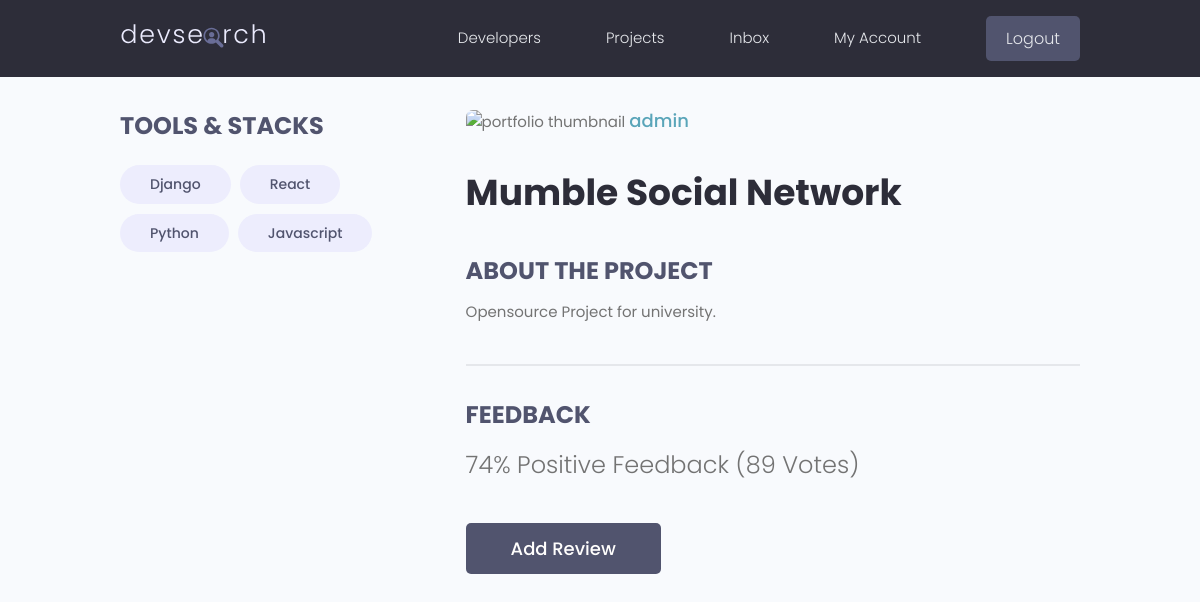
The page /projects/project/9de9c529-7a08-4f8a-8ff5-b8c0f6384810/ (signed in) on the database its author committed.
### projects/models.py (models this page shows, shortened)
class Tag(models.Model):
    name = models.CharField(max_length=200)
    created = models.DateTimeField(auto_now_add=True)
    id = models.UUIDField(default=uuid.uuid4, unique=True,primary_key=True, editable=False)
    def __str__(self):
        return self.name

class Project(models.Model):
    owner = models.ForeignKey(Profile, null=True, blank=True, on_delete=models.SET_NULL)
    title = models.CharField(max_length=200)
    description = models.TextField(null=True, blank=True)
    featured_image = models.ImageField(null=True, blank=True, default="default.jpg")
    demo_link = models.CharField(max_length=2000, null=True, blank=True)
    source_link = models.CharField(max_length=2000, null=True, blank=True)
    tags = models.ManyToManyField('Tag', blank=True)
    vote_total = models.IntegerField(default=0, null=True, blank=True)
    vote_ratio = models.IntegerField(default=0, null=True, blank=True)
    created = models.DateTimeField(auto_now_add=True)
    id = models.UUIDField(default=uuid.uuid4, unique=True, primary_key=True, editable=False)
    class Meta:
        ordering = ['-created']

### users/models.py (models this page shows, shortened)
class Profile(models.Model):
    user = models.OneToOneField(User, on_delete=models.CASCADE, null=True, blank=True)
    name = models.CharField(max_length=200, null=True, blank=True)
    email = models.EmailField(max_length=500, null=True, blank=True)
    username = models.CharField(max_length=200, null=True, blank=True)
    location = models.CharField(max_length=200, null=True, blank=True)
    short_intro = models.CharField(max_length=200, null=True, blank=True)
    bio = models.TextField(null=True, blank=True)
    profile_image = models.ImageField(null=True, blank=True, upload_to='profiles/', default='profiles/user-default.png')
    social_github = models.CharField(max_length=200, null=True, blank=True)
    social_twitter = models.CharField(max_length=200, null=True, blank=True)
    social_linkedin = models.CharField(max_length=200, null=True, blank=True)
    social_youtube = models.CharField(max_length=200, null=True, blank=True)
    social_website = models.CharField(max_length=200, null=True, blank=True)
    created = models.DateTimeField(auto_now_add=True)
    id = models.UUIDField(default=uuid.uuid4, unique=True, primary_key=True, editable=False)

### projects/views.py (the view)
# urls.py: path('project/<str:pk>/', views.project, name="project"),
def project(request, pk):
    projectObj = Project.objects.get(id=pk)
    context = {'project': projectObj}
    return render(request, 'projects/single-project.html', context)

### Django-2021-master/projects/templates/projects/single-project.html (shortened to what this page needs)
{% extends 'main.html' %}
{% block content %}
<main class="singleProject my-md">
    <div class="container">
        <div class="layout">
            <div class="column column--1of3">
                <h3 class="singleProject__subtitle">Tools & Stacks</h3>
                <div class="singleProject__toolStack">
                    {% for tag in project.tags.all %}
                    <span class="tag tag--pill tag--sub tag--lg">
                        <small>{{tag}}</small>
                    </span>
                    {% endfor %}
                </div>
            </div>
            <div class="column column--2of3">
                <img class="singleProject__preview" src="{{ project.imageURL }}" alt="portfolio thumbnail" />
                <a href="{% url 'user-profile' project.owner.id  %}"
                    class="singleProject__developer">{{project.owner.name}}</a>
                <h2 class="singleProject__title">{{project.title}}</h2>
                <h3 class="singleProject__subtitle">About the Project</h3>
                <div class="singleProject__info">
                    {{project.description}}
                </div>
                <div class="comments">
                    <h3 class="singleProject__subtitle">Feedback</h3>
                    <h5 class="project--rating">
                        {{project.vote_ratio}}% Positive Feedback ({{project.vote_total}}
                        Vote{{project.vote_total|pluralize:"s"}})
                    </h5>
                    {% if request.user.profile.id in project.reviewers %}
                    <p>You have already submitted your review for this project</p>
                    {% elif request.user.profile == project.owner %}
                    <p>You cannot review your own work</p>
                    {% elif request.user.is_authenticated %}
                    <form class="form" action="{% url 'project' project.id %}" method="POST">
                        <input class="btn btn--sub btn--lg" type="submit" value="Add Review" />
                    </form>
                    {% else %}
                    <a href="{% url 'login' %}?next={{request.path}}">Please login to leave a review</a>
                    {% endif %}
                </div>
            </div>
        </div>
    </div>
</main>
{% endblock %}

### static/styles/app.css (style rules this page uses)
:root { --color-sub: #2d2d39; }
.btn--sub { background-color: var(--color-sub-light); }
img { width: 100%; }
.singleProject .column--1of3 { order: 2; }
@media screen and (min-width: 1081px) { .singleProject .column--1of3 { order: 1; } }
@media screen and (min-width: 1081px) { .singleProject .column--2of3 { order: 2; } }
.singleProject__toolStack { margin-top: 2rem; margin-bottom: 4rem; }
.singleProject__preview { height: 50vh; object-fit: cover; object-position: top center; margin-bottom: 3rem; border-radius: 0.7rem; }
.singleProject__developer { font-size: 1.8rem; font-weight: 500; }
.singleProject__title { font-size: 3.6rem; font-weight: 700; color: var(--color-sub); margin-bottom: 3rem; }
.project--rating { margin-bottom: 1.6em; margin-top: .5em; }
.singleProject__subtitle { text-transform: uppercase; font-size: 2.4rem; font-weight: 700; color: var(--color-sub-light); margin-bottom: 1rem; }
.comments { margin-top: 4rem; padding-top: 3rem; border-top: 2px solid var(--color-light); }

### static/uikit/styles/modules/_variables.css (style rules this page uses)
:root { --color-main: #5aa5b9; --color-main-light: #e6faff; --color-sub: #3f4156; --color-sub-light: #51546e; --color-sub-lighter: #ededfd; --color-text: #737373; --color-gray: #8b8b8b; --color-light: #e5e7eb; --color-light-gray: #767676; --color-bg: #f8fafd; --color-white: #fffefd; --color-white-light: #f3f3f3; --color-success: #359e64; --color-success-bg: #def8e8; --color-error: #fc4b0b; --color-error-bg: #fff2ee; --font-base: 'Poppins', arial, helvetica, 'Segoe UI', roboto, ubuntu, sans-serif; --font-monospace: 'Fira Code', 'Courier New', courier, monospace; --font-regular: 300; --font-medium: 500; --font-bold: 700; --generic-shadow: 1px 1px 5px #00000010; --generic-transition: all 0.3s ease-in-out; }

### static/uikit/styles/modules/_base.css (style rules this page uses)
* { margin: 0; padding: 0; box-sizing: border-box; text-rendering: optimizeLegibility; color: inherit; font-size: inherit; }
html { font-size: 50%; }
@media only screen and (min-width: 480px) { html { font-size: 56.25%; } }
@media only screen and (min-width: 1200px) { html { font-size: 62.5%; } }
body { line-height: 1.6; font-weight: 400; font-size: 1.5rem; color: var(--color-text); background-color: var(--color-bg); min-height: 100vh; }

### static/uikit/styles/modules/_typography.css (style rules this page uses)
* { font-family: var(--font-base); }
h2 { font-size: 3.6rem; font-weight: var(--font-bold); }
h3 { font-size: 3.2rem; font-weight: var(--font-medium); }
h5 { font-size: 2.4rem; font-weight: var(--font-medium); }
h5, h6 { font-weight: var(--font-regular); }
p, span, strong { font-size: 1.6rem; color: var(--color-text); font-weight: var(--font-regular); }
a { padding-bottom: 2px; text-decoration: none; display: inline-block; color: var(--color-main); font-weight: var(--font-medium); }

### static/uikit/styles/modules/_utilities.css (style rules this page uses)
.container { width: 92%; max-width: 165rem; margin: 0 auto; box-sizing: border-box; }
@media screen and (min-width: 1000px) { .container { width: 90%; } }
@media screen and (min-width: 1200px) { .container { width: 80%; } }
.my-md { margin: 3rem auto; }

### static/uikit/styles/modules/_button.css (style rules this page uses)
.btn { display: inline-block; position: relative; cursor: pointer; background-color: var(--color-light); font-weight: var(--font-medium); color: var(--color-sub); text-decoration: none; padding: 1rem 2rem; border-radius: 0.5rem; border: none; width: -webkit-fit-content; width: -moz-fit-content; width: fit-content; height: -webkit-fit-content; height: -moz-fit-content; height: fit-content; font-size: 1.6rem; outline-width: 0; outline-color: transparent; -webkit-backface-visibility: hidden; backface-visibility: hidden; transition: all 0.3s ease-in-out; }
.btn--sub { background-color: var(--color-sub); color: var(--color-white); }
.btn--lg { font-size: 1.8rem; padding: 1.2rem 4.5rem; }

### static/uikit/styles/modules/_form.css (style rules this page uses)
.form { display: block; }

### static/uikit/styles/modules/_tag.css (style rules this page uses)
.tag { display: inline-flex; align-items: center; background-color: var(--color-sub); height: -webkit-fit-content; height: -moz-fit-content; height: fit-content; width: -webkit-fit-content; width: -moz-fit-content; width: fit-content; border-radius: 0.5rem; padding: 0.5rem 1.5rem; font-size: 1.2rem; cursor: pointer; }
.tag:not(:last-child) { margin-right: 0.25rem; margin-bottom: 0.75rem; }
.tag > small { color: var(--color-white); }
.tag--pill { border-radius: 5rem; }
.tag--sub, .tag--sub > small { background: var(--color-sub-lighter); color: var(--color-sub-light); font-weight: 500; }
.tag--lg { padding: 0.8rem 3rem; font-size: 1.4rem; }
.tag--lg:not(:last-child) { margin-right: 0.5rem; margin-bottom: 1rem; }

### rows shown on the page
Tag: name "Django"
Tag: name "React"
Tag: name "Python"
Tag: name "Javascript"
Project: owner.name "admin", title "Mumble Social Network", description "Opensource Project for university.", vote_ratio "74", vote_total "89"
